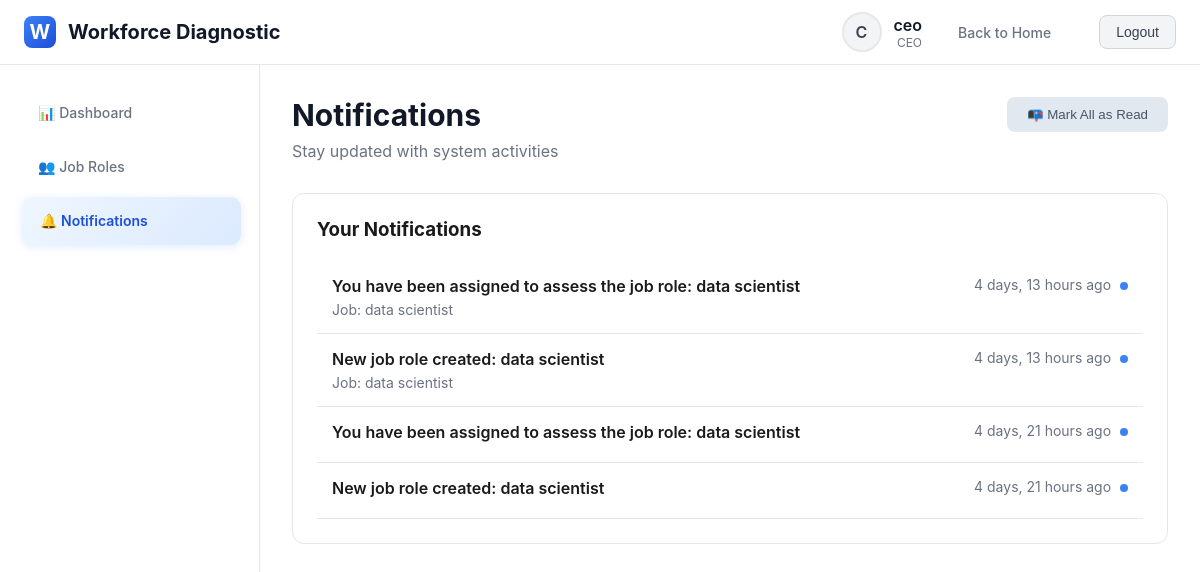
Screenshot of /notifications/ (signed in) with the database file from the repository.
### diagnostic_app/models.py (models this page shows, shortened)
class User(AbstractUser):
    ROLE_CHOICES = [
        ('founder', 'Founder'),
        ('co_founder', 'Co-Founder'),
        ('ceo', 'CEO'),
        ('cfo', 'CFO'),
        ('cto', 'CTO / Tech Lead'),
        ('coo', 'COO'),
        ('project_head', 'Project Head / Team Lead'),
        ('hr_manager', 'HR Manager / People Operations'),
        ('recruiter', 'Recruiter'),
        ('hr_executive', 'HR Executive'),
    ]
    role = models.CharField(max_length=20, choices=ROLE_CHOICES)
    phone = models.CharField(max_length=15, blank=True)
    def get_level(self):
        level_map = {
            'founder': 1, 'co_founder': 1,
            'ceo': 2, 'cfo': 2,
            'cto': 2, 'coo': 2, 'project_head': 2,
            'hr_manager': 3, 'recruiter': 3, 'hr_executive': 3
        }
        return level_map.get(self.role, 0)
    def can_create_job_roles(self):
        return self.role in ['founder', 'co_founder']

class Notification(models.Model):
    NOTIFICATION_TYPES = [
        ('job_created', 'Job Role Created'),
        ('job_deleted', 'Job Role Deleted'),
        ('assessment_completed', 'Assessment Completed'),
        ('other', 'Other'),
    ]
    user = models.ForeignKey(User, on_delete=models.CASCADE, related_name='notifications')
    message = models.TextField()
    job_role = models.ForeignKey(JobRole, on_delete=models.SET_NULL, null=True, blank=True)
    notification_type = models.CharField(max_length=20, choices=NOTIFICATION_TYPES, default='other')
    is_read = models.BooleanField(default=False)
    created_at = models.DateTimeField(auto_now_add=True)
    class Meta:
        ordering = ['-created_at']

class JobRole(models.Model):
    STATUS_CHOICES = [
        ('draft', 'Draft'),
        ('active', 'Active'),
        ('completed', 'Completed'),
        ('cancelled', 'Cancelled'),
    ]
    title = models.CharField(max_length=200)
    department = models.CharField(max_length=100)
    description = models.TextField()
    required_skills = models.TextField()
    experience_level = models.CharField(max_length=50)
    budget_range = models.CharField(max_length=100)
    urgency = models.CharField(max_length=20, choices=[
        ('low', 'Low'),
        ('medium', 'Medium'),
        ('high', 'High')
    ])
    created_by = models.ForeignKey(User, on_delete=models.CASCADE, related_name='created_jobs')
    created_at = models.DateTimeField(auto_now_add=True)
    status = models.CharField(max_length=20, choices=STATUS_CHOICES, default='draft')

### diagnostic_app/views.py (the view)
# urls.py: path('notifications/', views.notifications_view, name='notifications'),
@login_required
def notifications_view(request):
    notifications = Notification.objects.filter(
        user=request.user,
        is_read=False
    ).order_by('-created_at')
    context = {'notifications': notifications}
    return render(request, 'diagnostic_app/notifications.html', context)

### diagnostic_app/templates/diagnostic_app/notifications.html (shortened to what this page needs)
{% extends 'diagnostic_app/base.html' %}
{% block content %}
<div class="page-header">
    <div style="display: flex; justify-content: space-between; align-items: flex-start;">
        <div>
            <h1>Notifications</h1>
            <p>Stay updated with system activities</p>
        </div>
        <div>
            <form method="post" action="{% url 'mark_notifications_read' %}" style="display: inline;">
                <button type="submit" class="btn btn-secondary">📭 Mark All as Read</button>
            </form>
        </div>
    </div>
</div>
<div class="card">
    <div style="margin-bottom: 20px;">
        <h3>Your Notifications</h3>
    </div>
    {% if notifications %}
    <div>
        {% for notification in notifications %}
        <div style="padding: 15px; border-bottom: 1px solid #e5e7eb; display: flex; justify-content: space-between; align-items: flex-start;">
            <div style="flex: 1;">
                <div style="font-weight: 600; margin-bottom: 5px;">
                    {{ notification.message }}
                </div>
                {% if notification.job_role %}
                <div style="color: #6b7280; font-size: 14px;">
                    Job: {{ notification.job_role.title }}
                </div>
                {% endif %}
            </div>
            <div style="text-align: right; font-size: 14px; color: #6b7280;">
                {{ notification.created_at|timesince }} ago
                {% if not notification.is_read %}
                <span style="display: inline-block; width: 8px; height: 8px; background: #3b82f6; border-radius: 50%; margin-left: 5px;"></span>
                {% endif %}
            </div>
        </div>
        {% endfor %}
    </div>
    {% else %}
    <div style="padding: 40px 0; text-align: center; color: #6b7280;">
        No notifications yet.
    </div>
    {% endif %}
</div>
{% endblock %}

### diagnostic_app/templates/diagnostic_app/base.html (shortened to what this page needs)
<!DOCTYPE html>
<html lang="en">
<head>
    {% load static %}
</head>
<body>
    {% if user.is_authenticated %}
    <div class="app-container">
        <header class="header">
            <div class="header-content">
                <a href="{% url 'dashboard' %}" class="logo">
                    <div class="logo-icon">W</div>
                    <span>Workforce Diagnostic</span>
                </a>
                <div class="user-menu">
                    <div class="user-info">
                        <div class="user-avatar">{{ user.username.0|upper }}</div>
                        <div class="user-details">
                            <div class="user-name">{{ user.username }}</div>
                            <div class="user-role">{{ user.get_role_display }}</div>
                        </div>
                    </div>
                    <a href="{% url 'home' %}?show_home=true" class="nav-home-link-simple">
                        Back to Home
                    </a>
                    <form method="post" action="{% url 'logout' %}">
                        <button type="submit" class="btn-logout">Logout</button>
                    </form>
                </div>
            </div>
        </header>
        <div class="main-content">
            <nav class="sidebar">
                <ul class="nav-menu">
                    <li class="nav-item">
                        <a href="{% url 'dashboard' %}" class="nav-link {% if request.path == '/dashboard/' %}active{% endif %}">
                            📊 Dashboard
                        </a>
                    </li>
                    <li class="nav-item">
                        <a href="{% url 'job_roles' %}" class="nav-link {% if '/job-roles' in request.path and request.path != '/job-roles/create/' %}active{% endif %}">
                            👥 Job Roles
                        </a>
                    </li>
                    <li class="nav-item">
                        <a href="{% url 'notifications' %}" class="nav-link {% if '/notifications' in request.path %}active{% endif %}">
                            🔔 Notifications
                        </a>
                    </li>
                </ul>
            </nav>
            <div class="content-wrapper">
                <div class="content">
                    {% block content %}{% endblock %}
                </div>
            </div>
        </div>
    </div>
    {% else %}
    {% block login_content %}{% endblock %}
    {% endif %}
</body>
</html>

### diagnostic_app/templates/diagnostic_app/base.html (style rules this page uses)
* { margin: 0; padding: 0; box-sizing: border-box; }
body { font-family: -apple-system, BlinkMacSystemFont, 'Segoe UI', Roboto, sans-serif; background: #ffffff; color: #1a1a1a; min-height: 100vh; }
.app-container { display: flex; flex-direction: column; min-height: 100vh; }
.header { background: #ffffff; border-bottom: 1px solid #e5e7eb; padding: 0 24px; box-shadow: 0 1px 3px rgba(0,0,0,0.05); }
.header-content { display: flex; align-items: center; justify-content: space-between; height: 64px; max-width: 1200px; margin: 0 auto; }
.logo { display: flex; align-items: center; gap: 12px; font-size: 20px; font-weight: 700; color: #111827; text-decoration: none; }
.logo-icon { width: 32px; height: 32px; background: linear-gradient(135deg, #3b82f6 0%, #1d4ed8 100%); border-radius: 8px; display: flex; align-items: center; justify-content: center; color: white; }
.user-menu { display: flex; align-items: center; gap: 20px; }
.user-info { display: flex; align-items: center; gap: 12px; }
.user-avatar { width: 40px; height: 40px; border-radius: 50%; background: #f3f4f6; display: flex; align-items: center; justify-content: center; font-weight: 600; color: #374151; border: 2px solid #e5e7eb; }
.user-details { text-align: right; }
.user-name { font-weight: 600; color: #111827; }
.user-role { font-size: 12px; color: #6b7280; }
.btn-logout { padding: 8px 16px; background: #f3f4f6; color: #374151; border: 1px solid #d1d5db; border-radius: 8px; font-size: 14px; font-weight: 500; cursor: pointer; transition: all 0.2s; }
.main-content { flex: 1; display: flex; }
.sidebar { width: 260px; background: #ffffff; border-right: 1px solid #e5e7eb; padding: 24px 0; display: flex; flex-direction: column; }
.nav-menu { list-style: none; padding: 0 20px; margin: 0; }
.nav-item { margin-bottom: 6px; }
.nav-link { display: flex; align-items: center; gap: 14px; padding: 14px 18px; color: #6b7280; text-decoration: none; border-radius: 10px; transition: all 0.2s ease; font-weight: 500; font-size: 14px; line-height: 1.4; min-height: 48px; box-sizing: border-box; }
.nav-link.active { background: linear-gradient(135deg, #eff6ff 0%, #dbeafe 100%); color: #1d4ed8; font-weight: 600; box-shadow: 0 2px 8px rgba(59, 130, 246, 0.15); transform: translateX(2px); }
.nav-home-link-simple { color: #6b7280; text-decoration: none; padding: 8px 16px; border-radius: 6px; font-weight: 500; font-size: 14px; transition: all 0.2s; margin-right: 12px; }
.content-wrapper { flex: 1; padding: 32px; background: #ffffff; }
.content { max-width: 1200px; margin: 0 auto; }
.page-header { margin-bottom: 32px; }
.page-header h1 { font-size: 30px; font-weight: 700; color: #111827; margin-bottom: 8px; }
.page-header p { color: #6b7280; font-size: 16px; }
.btn { padding: 10px 20px; border-radius: 8px; font-weight: 500; cursor: pointer; border: none; text-decoration: none; display: inline-flex; align-items: center; gap: 8px; transition: all 0.2s; }
.btn-secondary { background: #e2e8f0; color: #475569; }
.card { background: #ffffff; border: 1px solid #e5e7eb; border-radius: 12px; padding: 24px; margin-bottom: 20px; }

### rows the page displays
User: username.0 "C", username "ceo", role "CEO"
Notification: message "You have been assigned to assess the job role: data scientist", job_role "data scientist", created_at "4 days, 13 hours", is_read False (drawn)
Notification: message "New job role created: data scientist", job_role "data scientist", created_at "4 days, 13 hours", is_read False (drawn)
Notification: message "You have been assigned to assess the job role: data scientist", created_at "4 days, 21 hours", is_read False (drawn)
Notification: message "New job role created: data scientist", created_at "4 days, 21 hours", is_read False (drawn)
